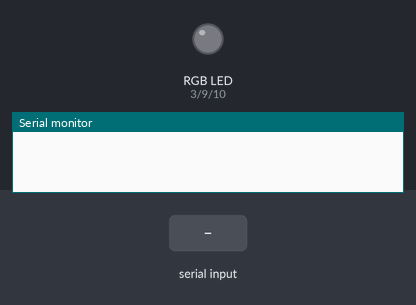
The sketch below on a simulated Arduino Uno, built with avr-gcc and run on an emulated ATmega328P. On the bench: an RGB LED mixed from three pins (HIGH = lit), the last lines printed to the serial monitor. The inputs (shaded band) are chosen by the test bench. Dim RGB values are drawn brighter than linear.

Above: at 1.2 s.
1.3 s: "b90\n" received over Serial
At 2.7 s:
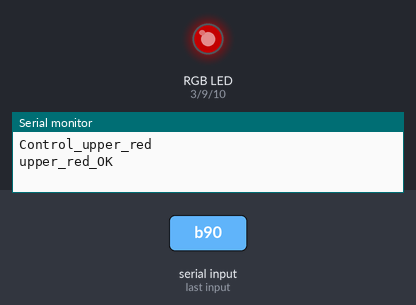
3.8 s: "c90\n" received over Serial
At 5.8 s:
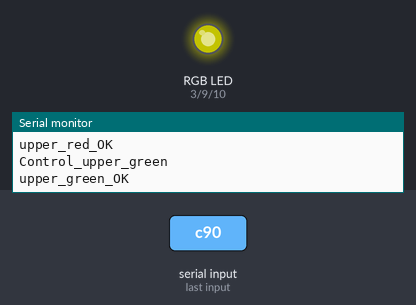
6.3 s: "d90\n" received over Serial
At 7.7 s:
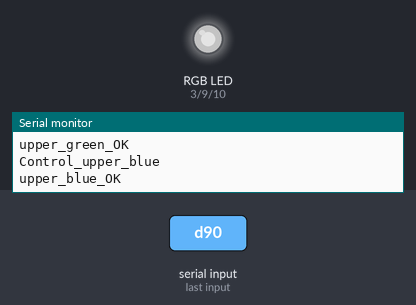
Timing chart, 0 to 9.3 s (numbered marks = the images above; inputs shaded):
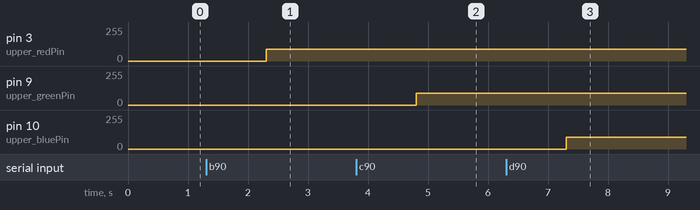

The sketch:

system_arduino.ino
```cpp
/********************************************************************

This is a program for Hydroponic Machine.
If you excution this program, measurments and machine control start.

********************************************************************/
//include header file
#include<Arduino.h>
#include <DHT.h>

//pins for Temperature and Humidity Sensor
const int PIN_DHT = 8;
DHT dht(PIN_DHT,DHT11);

//pins for LED
const int upper_redPin = 3;
const int upper_greenPin = 9;
const int upper_bluePin = 10;

void setup() {
  Serial.begin(9600);
  dht.begin();
}

//control_upper_red_LED
void control_upper_red(){
  while(Serial.available() == 0){
  }
  if(Serial.available() > 0){
    String message = Serial.readStringUntil(";");
    int command = message.toInt();
    analogWrite(3,command);
    Serial.print("upper_red_OK\n");
  }
}

//control_upper_green_LED
void control_upper_green(){
  while(Serial.available() == 0){
  }
  if(Serial.available() > 0){
    String message = Serial.readStringUntil(";");
    int command = message.toInt();
    analogWrite(9,command);
    Serial.print("upper_green_OK\n");
  }
}

//control_upper_blue_LED
void control_upper_blue(){
  while(Serial.available() == 0){
  }
  if(Serial.available() > 0){
    String message = Serial.readStringUntil(";");
    int command = message.toInt();
    analogWrite(10,command);
    Serial.print("upper_blue_OK\n");
  }
}

//data send to Arduino.
void Send_data(){
  float Temp = Temp_Sensor();
  float Hum = Hum_Sensor();
  //Serial.print("Temperature:  ");
  Serial.print(Temp);
  Serial.print(",");
  //Serial.println(" degC");
  //Serial.print("Humidity:  ");
  Serial.print(Hum);
  Serial.print("\n");
  //Serial.println("%\t");
  return 0;
}

//Measure the temperature.
float Temp_Sensor(){
  float Temperature = dht.readTemperature();
  return Temperature;
}

//Measure the humidity.
float Hum_Sensor(){
  float Humidity = dht.readHumidity();
  return Humidity;
}

void loop() {
  if (Serial.available() > 0){
    char input_char = Serial.read();
    if (input_char == 'a'){
      Send_data();
    }
    else if (input_char == 'b'){
      Serial.print("Control_upper_red\n");
      control_upper_red();
    }
    else if (input_char == 'c'){
      Serial.print("Control_upper_green\n");
      control_upper_green();
    }
    else if (input_char == 'd'){
      Serial.print("Control_upper_blue\n");
      control_upper_blue();
    }
    else if (input_char == 'z'){
      Serial.print("connect_OK\n");
    }
    else{
      Serial.print("other\n");
    }
  }
  else{
  }
}
```

Measured:
- after the input at 1.3 s, pin 3 (upper_redPin): 0/255 → 90/255 after 1.0 s
- after the input at 3.8 s, pin 9 (upper_greenPin): 0/255 → 90/255 after 1.0 s
- after the input at 6.3 s, pin 10 (upper_bluePin): 0/255 → 90/255 after 1.0 s
